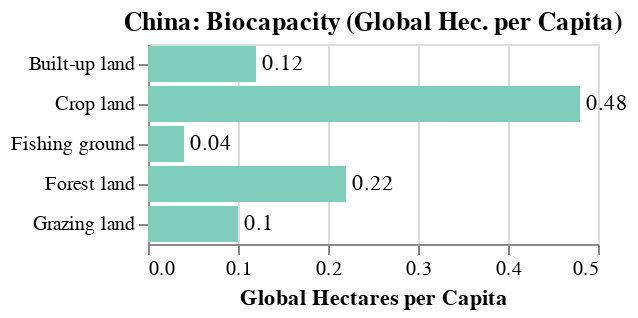

Express this chart as Vega-Lite.
### Vega specification from a JSON file in a GitHub repository (floating-point values rounded to 4 significant figures)
{"$schema": "https://vega.github.io/schema/vega/v5.json", "description": "Bar chart with text labels. Apply scale padding to make the frame cover the labels.", "background": "white", "padding": 5, "width": 225, "title": {"text": "China: Biocapacity (Global Hec. per Capita)", "frame": "group"}, "style": "cell", "data": [{"name": "source_0", "values": [{"Area Type": "Built-up land", "Global Hectares per Capita": 0.12}, {"Area Type": "Crop land", "Global Hectares per Capita": 0.48}, {"Area Type": "Grazing land", "Global Hectares per Capita": 0.1}, {"Area Type": "Fishing ground", "Global Hectares per Capita": 0.04}, {"Area Type": "Forest land", "Global Hectares per Capita": 0.22}]}, {"name": "data_0", "source": "source_0", "transform": [{"type": "filter", "expr": "isValid(datum[\"Global Hectares per Capita\"]) && isFinite(+datum[\"Global Hectares per Capita\"])"}]}], "signals": [{"name": "y_step", "value": 20}, {"name": "height", "update": "bandspace(domain('y').length, 0.1, 0.05) * y_step"}], "marks": [{"name": "layer_0_marks", "type": "rect", "style": ["bar"], "from": {"data": "data_0"}, "encode": {"update": {"fill": {"value": "#7fcdbb"}, "ariaRoleDescription": {"value": "bar"}, "description": {"signal": "\"Area Type: \" + (isValid(datum[\"Area Type\"]) ? datum[\"Area Type\"] : \"\"+datum[\"Area Type\"]) + \"; Global Hectares per Capita: \" + (format(datum[\"Global Hectares per Capita\"], \"\"))"}, "x": {"scale": "x", "field": "Global Hectares per Capita"}, "x2": {"scale": "x", "value": 0}, "y": {"scale": "y", "field": "Area Type"}, "height": {"scale": "y", "band": 1}}}}, {"name": "layer_1_marks", "type": "text", "style": ["text"], "from": {"data": "data_0"}, "encode": {"update": {"align": {"value": "left"}, "baseline": {"value": "middle"}, "dx": {"value": 3}, "fill": {"value": "black"}, "description": {"signal": "\"Area Type: \" + (isValid(datum[\"Area Type\"]) ? datum[\"Area Type\"] : \"\"+datum[\"Area Type\"]) + \"; Global Hectares per Capita: \" + (format(datum[\"Global Hectares per Capita\"], \"\"))"}, "x": {"scale": "x", "field": "Global Hectares per Capita"}, "y": {"scale": "y", "field": "Area Type", "band": 0.5}, "text": {"signal": "format(datum[\"Global Hectares per Capita\"], \"\")"}}}}], "scales": [{"name": "x", "type": "linear", "domain": {"data": "data_0", "field": "Global Hectares per Capita"}, "range": [0, {"signal": "width"}], "nice": true, "zero": true}, {"name": "y", "type": "band", "domain": {"data": "data_0", "field": "Area Type", "sort": true}, "range": {"step": {"signal": "y_step"}}, "paddingInner": 0.1, "paddingOuter": 0.05}], "axes": [{"scale": "x", "orient": "bottom", "gridScale": "y", "grid": true, "tickCount": {"signal": "ceil(width/40)"}, "domain": false, "labels": false, "aria": false, "maxExtent": 0, "minExtent": 0, "ticks": false, "zindex": 0}, {"scale": "x", "orient": "bottom", "grid": false, "title": "Global Hectares per Capita", "labelFlush": true, "labelOverlap": true, "tickCount": {"signal": "ceil(width/40)"}, "zindex": 0}, {"scale": "y", "orient": "left", "grid": false, "zindex": 0}], "config": {}}
